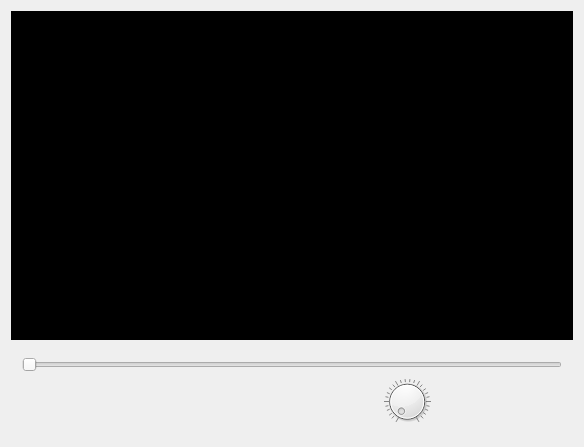
<?xml version="1.0" encoding="UTF-8"?>
<ui version="4.0">
 <class>Widget</class>
 <widget class="QWidget" name="Widget">
  <property name="geometry">
   <rect>
    <x>0</x>
    <y>0</y>
    <width>584</width>
    <height>447</height>
   </rect>
  </property>
  <property name="windowTitle">
   <string>播放器</string>
  </property>
  <layout class="QGridLayout" name="gridLayout_3">
   <item row="0" column="0">
    <layout class="QGridLayout" name="gridLayout">
     <item row="0" column="0">
      <widget class="QLabel" name="lbl_show">
       <property name="minimumSize">
        <size>
         <width>0</width>
         <height>200</height>
        </size>
       </property>
       <property name="styleSheet">
        <string notr="true">background-color: rgb(0,0,0);</string>
       </property>
       <property name="text">
        <string/>
       </property>
      </widget>
     </item>
    </layout>
   </item>
   <item row="1" column="0">
    <widget class="QWidget" name="widget" native="true">
     <property name="maximumSize">
      <size>
       <width>16777215</width>
       <height>90</height>
      </size>
     </property>
     <layout class="QGridLayout" name="gridLayout_2">
      <item row="0" column="0">
       <widget class="QSlider" name="horizontalSlider">
        <property name="focusPolicy">
         <enum>Qt::NoFocus</enum>
        </property>
        <property name="maximum">
         <number>100</number>
        </property>
        <property name="orientation">
         <enum>Qt::Horizontal</enum>
        </property>
       </widget>
      </item>
      <item row="1" column="0">
       <layout class="QHBoxLayout" name="horizontalLayout">
        <item>
         <spacer name="horizontalSpacer_2">
          <property name="orientation">
           <enum>Qt::Horizontal</enum>
          </property>
          <property name="sizeHint" stdset="0">
           <size>
            <width>40</width>
            <height>20</height>
           </size>
          </property>
         </spacer>
        </item>
        <item>
         <widget class="QPushButton" name="btn_open">
          <property name="focusPolicy">
           <enum>Qt::NoFocus</enum>
          </property>
          <property name="text">
           <string/>
          </property>
          <property name="icon">
           <iconset resource="res.qrc">
            <normaloff>:/new/prefix1/images/open3.png</normaloff>:/new/prefix1/images/open3.png</iconset>
          </property>
          <property name="iconSize">
           <size>
            <width>50</width>
            <height>50</height>
           </size>
          </property>
          <property name="flat">
           <bool>true</bool>
          </property>
         </widget>
        </item>
        <item>
         <widget class="QPushButton" name="btn_previous">
          <property name="focusPolicy">
           <enum>Qt::NoFocus</enum>
          </property>
          <property name="text">
           <string/>
          </property>
          <property name="icon">
           <iconset resource="res.qrc">
            <normaloff>:/new/prefix1/images/previous.png</normaloff>:/new/prefix1/images/previous.png</iconset>
          </property>
          <property name="iconSize">
           <size>
            <width>50</width>
            <height>50</height>
           </size>
          </property>
          <property name="flat">
           <bool>true</bool>
          </property>
         </widget>
        </item>
        <item>
         <widget class="QPushButton" name="btn_play">
          <property name="focusPolicy">
           <enum>Qt::NoFocus</enum>
          </property>
          <property name="text">
           <string/>
          </property>
          <property name="icon">
           <iconset resource="res.qrc">
            <normaloff>:/new/prefix1/images/play.png</normaloff>:/new/prefix1/images/play.png</iconset>
          </property>
          <property name="iconSize">
           <size>
            <width>50</width>
            <height>50</height>
           </size>
          </property>
          <property name="flat">
           <bool>true</bool>
          </property>
         </widget>
        </item>
        <item>
         <widget class="QPushButton" name="btn_next">
          <property name="focusPolicy">
           <enum>Qt::NoFocus</enum>
          </property>
          <property name="text">
           <string/>
          </property>
          <property name="icon">
           <iconset resource="res.qrc">
            <normaloff>:/new/prefix1/images/next.png</normaloff>:/new/prefix1/images/next.png</iconset>
          </property>
          <property name="iconSize">
           <size>
            <width>50</width>
            <height>50</height>
           </size>
          </property>
          <property name="flat">
           <bool>true</bool>
          </property>
         </widget>
        </item>
        <item>
         <widget class="QPushButton" name="btn_voice">
          <property name="text">
           <string/>
          </property>
          <property name="icon">
           <iconset resource="res.qrc">
            <normaloff>:/new/prefix1/images/voice.png</normaloff>:/new/prefix1/images/voice.png</iconset>
          </property>
          <property name="iconSize">
           <size>
            <width>50</width>
            <height>50</height>
           </size>
          </property>
          <property name="flat">
           <bool>true</bool>
          </property>
         </widget>
        </item>
        <item>
         <widget class="QDial" name="dial">
          <property name="maximumSize">
           <size>
            <width>80</width>
            <height>80</height>
           </size>
          </property>
          <property name="focusPolicy">
           <enum>Qt::NoFocus</enum>
          </property>
          <property name="maximum">
           <number>100</number>
          </property>
          <property name="notchesVisible">
           <bool>true</bool>
          </property>
         </widget>
        </item>
        <item>
         <spacer name="horizontalSpacer">
          <property name="orientation">
           <enum>Qt::Horizontal</enum>
          </property>
          <property name="sizeHint" stdset="0">
           <size>
            <width>40</width>
            <height>20</height>
           </size>
          </property>
         </spacer>
        </item>
       </layout>
      </item>
     </layout>
    </widget>
   </item>
  </layout>
 </widget>
 <layoutdefault spacing="6" margin="11"/>
 <resources>
  <include location="res.qrc"/>
 </resources>
 <connections/>
</ui>
